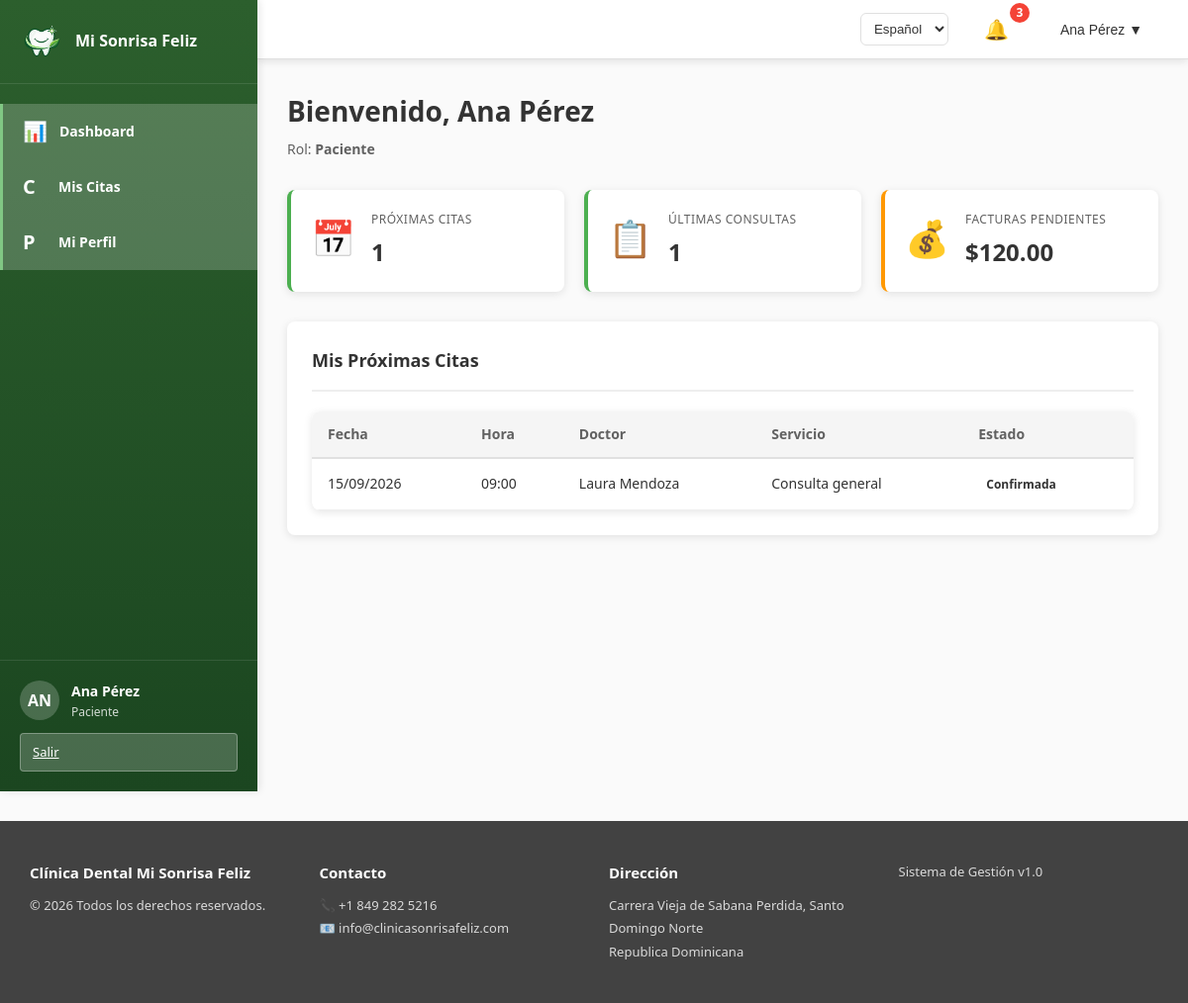
/ (signed in), run on the app's committed database.
### tables this page shows
CREATE TABLE IF NOT EXISTS citas (
 id_cita INT AUTO_INCREMENT PRIMARY KEY, id_paciente INT NOT NULL, id_doctor INT NOT NULL, id_servicio INT NOT NULL,
 fecha_cita DATE NOT NULL, hora_cita TIME NOT NULL, estado_cita ENUM('programada','confirmada','completada','cancelada','no_asistio') DEFAULT 'programada',
 notas TEXT, fecha_creacion TIMESTAMP DEFAULT CURRENT_TIMESTAMP,
 CONSTRAINT fk_cita_paciente FOREIGN KEY(id_paciente) REFERENCES pacientes(id_paciente),
 CONSTRAINT fk_cita_doctor FOREIGN KEY(id_doctor) REFERENCES doctores(id_doctor),
 CONSTRAINT fk_cita_servicio FOREIGN KEY(id_servicio) REFERENCES servicios(id_servicio),
 UNIQUE KEY uq_cita_doctor_hora(id_doctor,fecha_cita,hora_cita)
);

CREATE TABLE IF NOT EXISTS servicios (
 id_servicio INT AUTO_INCREMENT PRIMARY KEY, nombre_servicio VARCHAR(120) NOT NULL UNIQUE,
 descripcion TEXT, costo_servicio DECIMAL(10,2) NOT NULL, duracion_minutos SMALLINT UNSIGNED,
 estado ENUM('activo','inactivo') DEFAULT 'activo', fecha_creacion TIMESTAMP DEFAULT CURRENT_TIMESTAMP
);

### config/config.php (called while the page is built, shortened)
<?php
function displayText($value): string {
    $text = (string) ($value ?? '');
    return htmlspecialchars($text, ENT_QUOTES | ENT_SUBSTITUTE, 'UTF-8');
}
?>

### config/database.php (called while the page is built, shortened)
<?php
function executeQuery($sql, $params = []) {
    $conn = $GLOBALS['db_connection'];
    if (!empty($params)) {
        $stmt = $conn->prepare($sql);
        $types = '';
        foreach ($params as $param) {
            if (is_int($param)) {
                $types .= 'i';
            } elseif (is_float($param)) {
                $types .= 'd';
            } else {
                $types .= 's';
            }
        }
        $stmt->bind_param($types, ...$params);
        if (!$stmt->execute()) {
            throw new Exception("Execute failed: " . $stmt->error);
        }
        return $stmt;
    } else {
        $result = $conn->query($sql);
        if (!$result) {
            throw new Exception("Query failed: " . $conn->error);
        }
        return $result;
    }
}
function getRecord($sql, $params = []) {
    try {
        $result = executeQuery($sql, $params);
        if ($result instanceof mysqli_stmt) {
            $result = $result->get_result();
        }
        return $result->fetch_assoc();
    } catch (Exception $e) {
        error_log("Database Error: " . $e->getMessage());
        return null;
    }
}
function getRecords($sql, $params = []) {
    try {
        $result = executeQuery($sql, $params);
        if ($result instanceof mysqli_stmt) {
            $result = $result->get_result();
        }
        $records = [];
        while ($row = $result->fetch_assoc()) {
            $records[] = $row;
        }
        return $records;
    } catch (Exception $e) {
        error_log("Database Error: " . $e->getMessage());
        return [];
    }
}
?>

### index.php (the view, shortened to what this page needs)
<?php
require_once './config/database.php';
require_once './config/config.php';
$user_id = $_SESSION['user_id'];
$role_id = $_SESSION['user_role'];
$stats = [];
if ($role_id == ROLE_ADMIN) {
    $stats['total_usuarios'] = getRecord("SELECT COUNT(*) as count FROM usuarios")['count'] ?? 0;
    $stats['total_pacientes'] = getRecord("SELECT COUNT(*) as count FROM pacientes")['count'] ?? 0;
    $stats['total_doctores'] = getRecord("SELECT COUNT(*) as count FROM doctores")['count'] ?? 0;
    $stats['total_citas'] = getRecord("SELECT COUNT(*) as count FROM citas WHERE DATE(fecha_cita) = CURDATE()")['count'] ?? 0;
    $stats['facturacion_pendiente'] = getRecord("SELECT SUM(total) as total FROM facturacion WHERE estado_factura = 'pendiente'")['total'] ?? 0;
} elseif ($role_id == ROLE_PACIENTE) {
    $paciente_id = getRecord("SELECT id_paciente FROM pacientes WHERE id_usuario = ?", [$user_id])['id_paciente'] ?? 0;
    $stats['proximas_citas'] = getRecord("SELECT COUNT(*) as count FROM citas WHERE id_paciente = ? AND fecha_cita >= CURDATE()", [$paciente_id])['count'] ?? 0;
    $stats['ultimas_consultas'] = getRecord("SELECT COUNT(*) as count FROM consultas WHERE id_paciente = ? LIMIT 5", [$paciente_id])['count'] ?? 0;
    $stats['facturas_pendientes'] = getRecord("SELECT SUM(total) as total FROM facturacion WHERE id_paciente = ? AND estado_factura = 'pendiente'", [$paciente_id])['total'] ?? 0;
}
include './includes/header.php';
?>
<div class="dashboard-container<?php echo $role_id == ROLE_DOCTOR ? ' doctor-dashboard' : ''; ?>">
    <div class="dashboard-header">
        <h1>Bienvenido, <?php echo displayText($_SESSION['user_name']); ?></h1>
        <p>Rol: <strong><?php echo displayText($_SESSION['user_role_name']); ?></strong></p>
    </div>
    <?php if ($role_id == ROLE_ADMIN): ?>
        <div class="dashboard-grid">
            <div class="stat-card">
                <div class="stat-icon">👥</div>
                <div class="stat-content">
                    <div class="stat-label">Total Usuarios</div>
                    <div class="stat-value"><?php echo $stats['total_usuarios']; ?></div>
                </div>
            </div>
            <div class="stat-card">
                <div class="stat-icon">🧑‍🦱</div>
                <div class="stat-content">
                    <div class="stat-label">Total Pacientes</div>
                    <div class="stat-value"><?php echo $stats['total_pacientes']; ?></div>
                </div>
            </div>
            <div class="stat-card">
                <div class="stat-icon">👨‍⚕️</div>
                <div class="stat-content">
                    <div class="stat-label">Total Doctores</div>
                    <div class="stat-value"><?php echo $stats['total_doctores']; ?></div>
                </div>
            </div>
            <div class="stat-card">
                <div class="stat-icon">📅</div>
                <div class="stat-content">
                    <div class="stat-label">Citas Hoy</div>
                    <div class="stat-value"><?php echo $stats['total_citas']; ?></div>
                </div>
            </div>
            <div class="stat-card warning">
                <div class="stat-icon">💰</div>
                <div class="stat-content">
                    <div class="stat-label">Facturación Pendiente</div>
                    <div class="stat-value">$<?php echo number_format($stats['facturacion_pendiente'], 2); ?></div>
                </div>
            </div>
        </div>
        <div class="dashboard-sections">
            <div class="section">
                <h2>Acciones Rápidas</h2>
                <div class="quick-actions">
                    <a href="<?php echo BASE_URL; ?>/pages/usuarios.php?new=1" class="action-btn">➕ Nuevo Usuario</a>
                    <a href="<?php echo BASE_URL; ?>/pages/pacientes.php?new=1" class="action-btn">➕ Nuevo Paciente</a>
                    <a href="<?php echo BASE_URL; ?>/pages/citas.php?new=1" class="action-btn">➕ Nueva Cita</a>
                    <a href="<?php echo BASE_URL; ?>/pages/reportes.php" class="action-btn">📊 Ver Reportes</a>
                </div>
            </div>
        </div>
    <?php elseif ($role_id == ROLE_PACIENTE): ?>
        <div class="dashboard-grid">
            <div class="stat-card">
                <div class="stat-icon">📅</div>
                <div class="stat-content">
                    <div class="stat-label">Próximas Citas</div>
                    <div class="stat-value"><?php echo $stats['proximas_citas']; ?></div>
                </div>
            </div>
            <div class="stat-card">
                <div class="stat-icon">📋</div>
                <div class="stat-content">
                    <div class="stat-label">Últimas Consultas</div>
                    <div class="stat-value"><?php echo $stats['ultimas_consultas']; ?></div>
                </div>
            </div>
            <div class="stat-card warning">
                <div class="stat-icon">💰</div>
                <div class="stat-content">
                    <div class="stat-label">Facturas Pendientes</div>
                    <div class="stat-value">$<?php echo number_format($stats['facturas_pendientes'], 2); ?></div>
                </div>
            </div>
        </div>
        <div class="dashboard-sections">
            <div class="section">
                <h2>Mis Próximas Citas</h2>
                <?php
                $paciente_id = getRecord("SELECT id_paciente FROM pacientes WHERE id_usuario = ?", [$user_id])['id_paciente'] ?? 0;
                $proximas_citas = getRecords(
                    "SELECT c.*, CONCAT(u.nombre, ' ', u.apellido) as doctor_nombre, s.nombre_servicio
                     FROM citas c
                     JOIN doctores d ON c.id_doctor = d.id_doctor
                     JOIN usuarios u ON d.id_usuario = u.id_usuario
                     JOIN servicios s ON c.id_servicio = s.id_servicio
                     WHERE c.id_paciente = ? AND c.fecha_cita >= CURDATE()
                     ORDER BY c.fecha_cita, c.hora_cita
                     LIMIT 5",
                    [$paciente_id]
                );
                ?>
                <div class="table-responsive">
                    <table class="table">
                        <thead>
                            <tr>
                                <th>Fecha</th>
                                <th>Hora</th>
                                <th>Doctor</th>
                                <th>Servicio</th>
                                <th>Estado</th>
                            </tr>
                        </thead>
                        <tbody>
                            <?php foreach ($proximas_citas as $cita): ?>
                                <tr>
                                    <td><?php echo date('d/m/Y', strtotime($cita['fecha_cita'])); ?></td>
                                    <td><?php echo substr($cita['hora_cita'], 0, 5); ?></td>
                                    <td><?php echo $cita['doctor_nombre']; ?></td>
                                    <td><?php echo $cita['nombre_servicio']; ?></td>
                                    <td><span class="badge badge-<?php echo $cita['estado_cita']; ?>"><?php echo ucfirst($cita['estado_cita']); ?></span></td>
                                </tr>
                            <?php endforeach; ?>
                        </tbody>
                    </table>
                </div>
            </div>
        </div>
    <?php endif; ?>
</div>
<?php include './includes/footer.php'; ?>

### assets/css/style.css (style rules this page uses)
:root { --primary-color: #4CAF50; --primary-dark: #388E3C; --primary-light: #81C784; --danger-color: #f44336; --warning-color: #ff9800; --success-color: #4CAF50; --info-color: #2196F3; --gray-100: #f5f5f5; --gray-200: #eeeeee; --gray-300: #e0e0e0; --gray-400: #bdbdbd; --gray-500: #9e9e9e; --gray-600: #757575; --gray-700: #616161; --gray-800: #424242; --gray-900: #212121; --text-color: #333333; --border-radius: 8px; --box-shadow: 0 2px 8px rgba(0, 0, 0, 0.1); --box-shadow-lg: 0 4px 16px rgba(0, 0, 0, 0.15); --transition: all 0.3s ease; }
* { margin: 0; padding: 0; box-sizing: border-box; }
html, body { height: 100%; font-family: 'Segoe UI', Tahoma, Geneva, Verdana, sans-serif; font-size: 14px; line-height: 1.6; color: var(--text-color); background-color: #fafafa; }
.table { width: 100%; border-collapse: collapse; background-color: white; border-radius: var(--border-radius); overflow: hidden; box-shadow: var(--box-shadow); }
.table thead { background-color: var(--gray-100); border-bottom: 2px solid var(--gray-300); }
.table th { padding: 12px 16px; text-align: left; font-weight: 600; color: var(--gray-700); }
.table td { padding: 12px 16px; border-bottom: 1px solid var(--gray-200); }
.table-responsive { overflow-x: auto; -webkit-overflow-scrolling: touch; background-color: white; border-radius: var(--border-radius); box-shadow: var(--box-shadow); }
.badge { display: inline-block; padding: 4px 8px; border-radius: 20px; font-size: 12px; font-weight: 600; }

### assets/css/dashboard.css (style rules this page uses)
:root { --primary-color: #4CAF50; --primary-dark: #388E3C; --primary-light: #81C784; --danger-color: #f44336; --warning-color: #ff9800; --success-color: #4CAF50; --sidebar-width: 260px; --sidebar-width-collapsed: 80px; --topbar-height: 60px; --text-color: #333333; --gray-100: #f5f5f5; --gray-200: #eeeeee; --gray-300: #e0e0e0; --gray-500: #9e9e9e; --gray-700: #616161; --border-radius: 8px; --box-shadow: 0 2px 8px rgba(0, 0, 0, 0.1); --box-shadow-lg: 0 4px 16px rgba(0, 0, 0, 0.15); }
.dashboard-container { animation: fadeIn 0.3s ease-in; }
.dashboard-header { margin-bottom: 30px; }
.dashboard-header h1 { font-size: 28px; color: var(--text-color); margin-bottom: 5px; }
.dashboard-header p { font-size: 14px; color: var(--gray-700); }
.dashboard-grid { display: grid; grid-template-columns: repeat(auto-fit, minmax(220px, 1fr)); gap: 20px; margin-bottom: 30px; }
.stat-card { background: white; padding: 20px; border-radius: var(--border-radius); box-shadow: var(--box-shadow); display: flex; gap: 16px; transition: var(--transition); border-left: 4px solid var(--primary-color); }
.stat-card.warning { border-left-color: var(--warning-color); }
.stat-icon { font-size: 36px; flex-shrink: 0; }
.stat-content { flex: 1; }
.stat-label { font-size: 12px; color: var(--gray-700); text-transform: uppercase; letter-spacing: 0.5px; margin-bottom: 5px; }
.stat-value { font-size: 24px; font-weight: 700; color: var(--text-color); }
.dashboard-sections { display: flex; flex-direction: column; gap: 30px; }
.section { background: white; padding: 25px; border-radius: var(--border-radius); box-shadow: var(--box-shadow); }
.section h2 { font-size: 18px; margin-bottom: 20px; color: var(--text-color); border-bottom: 2px solid var(--gray-200); padding-bottom: 15px; }

### data on the page
citas: fecha_cita "15/09/2026", hora_cita "09:00", doctor_nombre "Laura Mendoza", id_servicio.nombre_servicio "Consulta general", estado_cita "Confirmada"

### other printed values
$item['icon'] "📊"
$item['label'] "Dashboard"
$item['icon'] "C"
$item['label'] "Mis Citas"
$item['icon'] "P"
$item['label'] "Mi Perfil"
substr($_SESSION['user_name'], 0, 2) "AN"
displayText($_SESSION['user_name']) "Ana Pérez"
displayText($_SESSION['user_role_name']) "Paciente"
$stats['proximas_citas'] "1"
$stats['ultimas_consultas'] "1"
$stats['facturas_pendientes'] "120.00"
